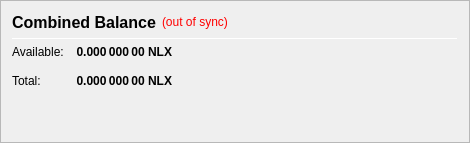
                   <widget class="QFrame" name="frame_CombinedBalances">
                    <property name="minimumSize">
                     <size>
                      <width>470</width>
                      <height>0</height>
                     </size>
                    </property>
                    <property name="frameShape">
                     <enum>QFrame::StyledPanel</enum>
                    </property>
                    <property name="frameShadow">
                     <enum>QFrame::Raised</enum>
                    </property>
                    <layout class="QVBoxLayout" name="verticalLayout_5">
                     <item>
                      <layout class="QHBoxLayout" name="horizontalLayout_5" stretch="0">
                       <item>
                        <widget class="QLabel" name="label_5z">
                         <property name="minimumSize">
                          <size>
                           <width>0</width>
                           <height>20</height>
                          </size>
                         </property>
                         <property name="font">
                          <font>
                           <pointsize>12</pointsize>
                           <weight>75</weight>
                           <bold>true</bold>
                          </font>
                         </property>
                         <property name="toolTip">
                          <string>Combined Balance (including unconfirmed and immature coins)</string>
                         </property>
                         <property name="text">
                          <string>Combined Balance</string>
                         </property>
                        </widget>
                       </item>
                       <item>
                        <widget class="QLabel" name="labelWalletStatus">
                         <property name="cursor">
                          <cursorShape>WhatsThisCursor</cursorShape>
                         </property>
                         <property name="toolTip">
                          <string>The displayed information may be out of date. Your wallet automatically synchronizes with the Nullex network after a connection is established, but this process has not completed yet.</string>
                         </property>
                         <property name="styleSheet">
                          <string notr="true">QLabel { color: red; }</string>
                         </property>
                         <property name="text">
                          <string notr="true">(out of sync)</string>
                         </property>
                         <property name="alignment">
                          <set>Qt::AlignLeading|Qt::AlignLeft|Qt::AlignVCenter</set>
                         </property>
                        </widget>
                       </item>
                       <item>
                        <spacer name="horizontalSpacer_1">
                         <property name="orientation">
                          <enum>Qt::Horizontal</enum>
                         </property>
                         <property name="sizeHint" stdset="0">
                          <size>
                           <width>40</width>
                           <height>20</height>
                          </size>
                         </property>
                        </spacer>
                       </item>
                      </layout>
                     </item>
                     <item>
                      <widget class="Line" name="line_CombinedBalance">
                       <property name="minimumSize">
                        <size>
                         <width>0</width>
                         <height>1</height>
                        </size>
                       </property>
                       <property name="maximumSize">
                        <size>
                         <width>16777215</width>
                         <height>1</height>
                        </size>
                       </property>
                       <property name="orientation">
                        <enum>Qt::Horizontal</enum>
                       </property>
                      </widget>
                     </item>
                     <item>
                      <layout class="QGridLayout" name="gridLayout_3">
                       <property name="spacing">
                        <number>12</number>
                       </property>
                       <item row="1" column="0">
                        <widget class="QLabel" name="labelBalanceTextz">
                         <property name="text">
                          <string>Available:</string>
                         </property>
                        </widget>
                       </item>
                       <item row="1" column="1">
                        <widget class="QLabel" name="labelBalancez">
                         <property name="font">
                          <font>
                           <weight>75</weight>
                           <bold>true</bold>
                          </font>
                         </property>
                         <property name="cursor">
                          <cursorShape>IBeamCursor</cursorShape>
                         </property>
                         <property name="toolTip">
                          <string>Your current spendable balance</string>
                         </property>
                         <property name="text">
                          <string notr="true">0.000 000 00 NLX</string>
                         </property>
                         <property name="alignment">
                          <set>Qt::AlignRight|Qt::AlignTrailing|Qt::AlignVCenter</set>
                         </property>
                         <property name="textInteractionFlags">
                          <set>Qt::LinksAccessibleByMouse|Qt::TextSelectableByKeyboard|Qt::TextSelectableByMouse</set>
                         </property>
                        </widget>
                       </item>
                       <item row="2" column="0">
                        <widget class="QLabel" name="labelTotalTextz">
                         <property name="text">
                          <string>Total:</string>
                         </property>
                        </widget>
                       </item>
                       <item row="2" column="1">
                        <widget class="QLabel" name="labelTotalz">
                         <property name="font">
                          <font>
                           <weight>75</weight>
                           <bold>true</bold>
                          </font>
                         </property>
                         <property name="cursor">
                          <cursorShape>IBeamCursor</cursorShape>
                         </property>
                         <property name="toolTip">
                          <string>Total Balance, including all unavailable coins.</string>
                         </property>
                         <property name="text">
                          <string notr="true">0.000 000 00 NLX</string>
                         </property>
                         <property name="alignment">
                          <set>Qt::AlignRight|Qt::AlignTrailing|Qt::AlignVCenter</set>
                         </property>
                         <property name="textInteractionFlags">
                          <set>Qt::LinksAccessibleByMouse|Qt::TextSelectableByKeyboard|Qt::TextSelectableByMouse</set>
                         </property>
                        </widget>
                       </item>
                       <item row="2" column="3">
                        <spacer name="horizontalSpacer_2">
                         <property name="orientation">
                          <enum>Qt::Horizontal</enum>
                         </property>
                         <property name="sizeHint" stdset="0">
                          <size>
                           <width>40</width>
                           <height>20</height>
                          </size>
                         </property>
                        </spacer>
                       </item>
                      </layout>
                     </item>
                     <item>
                      <spacer name="verticalSpacer_1">
                       <property name="orientation">
                        <enum>Qt::Vertical</enum>
                       </property>
                       <property name="sizeHint" stdset="0">
                        <size>
                         <width>20</width>
                         <height>40</height>
                        </size>
                       </property>
                      </spacer>
                     </item>
                    </layout>
                   </widget>
